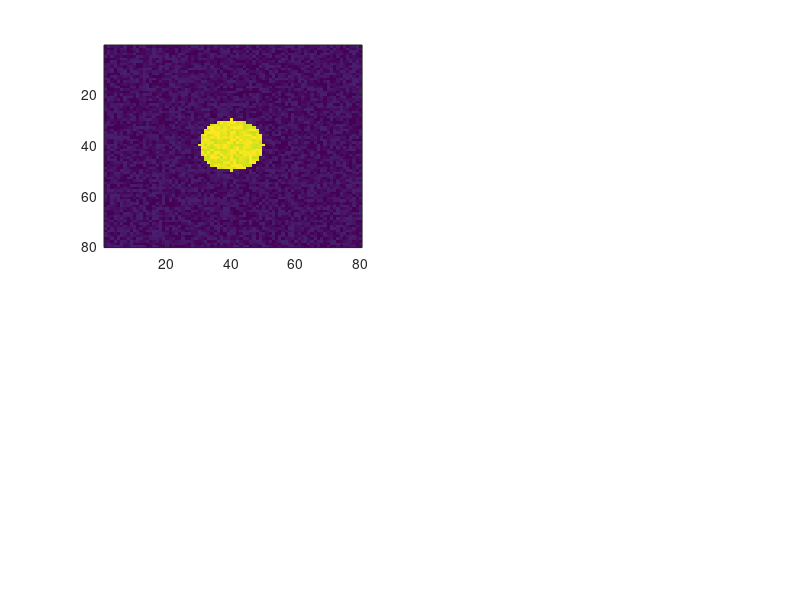

Recreate this plot in MATLAB. (Note: this script raises an error after producing the figure.)
% Make normalized ADC map

sizeX = 80;
sizeY = 80;
x = 1:sizeX; % each 1 unit is a voxel, or 2 mm
y = 1:sizeY; 
[X,Y] = meshgrid(x,y);

ADC = zeros(sizeX, sizeY);
% TODO: "simulate necrosis"? 
% I'm just going to make some noise for now
ADC = randi([10, 20], sizeX, sizeY) ./ 100;
ADC = ADC + ((X - sizeX/2).^2 + (Y - sizeY/2).^2 <= 10^2);
ADC = ADC - min(ADC(:));
ADC = ADC ./ max(ADC(:)); % this and line above is normalization to account for adding tumor on top of noise
%ADC = imgaussfilt(ADC, 1);

subplot(2,2,1)
imagesc(x,y,ADC)
impixelinfo;
colorbar
axis('on', 'image');
title("Normalized ADC Map", 'FontSize', 15)

% Now, convert to NTC map
theta = 100; % placeholder value
% 2mm voxels, 1mm slice (2x2x1)
% 0.7405 cells in one voxel (from Nature Protocols paper) - number from
% spheres in a cube



NTC = ADC .* theta;
subplot(2,2,2)
imagesc(x,y,NTC)
impixelinfo;
colorbar
axis('on', 'image');
title("NTC Map", 'FontSize', 15)
%breast_mask = roipoly
%breastboundary = [];
%load("breastboundary.mat","breastboundary");
%drawpolygon(breastboundary);
%plot(breastboundary)

% % % Now, mask tumor on NTC map, and breast
tumor = NTC >= (0.9*theta);
subplot(2,2,3)
imagesc(x,y,tumor)
impixelinfo;
colorbar
axis('on', 'image');
title("Tumor Mask", 'FontSize', 15)

% Now, interpolate/scale up
x2 = 1:40;
y2 = 1:40; 
[X2,Y2] = meshgrid(x2,y2);
NTC2 = custom_upsample(x, y, NTC, x2, x2, 'cubic');

subplot(2,2,4)
imagesc(x2,y2,NTC2)
impixelinfo;
colorbar
axis('on', 'image');
title("Interpolated NTC Map", 'FontSize', 15)

% now need to run 2d diffusion-proliferation
% params: 
% - D: 5e-4
% - k: 0.05
% - 


% Now, need to compare before and after result
% - Concordance correlation coefficient
%    - https://en.wikipedia.org/wiki/Concordance_correlation_coefficient
% - Mean-squared, mean absolute error, etc.



%%%%
% x is a list like 1:80
% TODO: address issue of 
function new_map = custom_upsample(x, y, map, new_x, new_y, method)
    % Step to use for interp2. For example, if x is 1:80, and we now want
    % 1:160, then we need 1:0.5:80, so step_x is 0.5 or 80/160
    step_x = length(x) / length(new_x);
    step_y = length(y) / length(new_y);

    x_interp = x(1):step_x:x(length(x));
    y_interp = y(1):step_y:y(length(y));
    [X,Y] = meshgrid(x, y);
    [X2,Y2] = meshgrid(x_interp, y_interp);

    new_map = interp2(X, Y, map, X, Y, method);
end